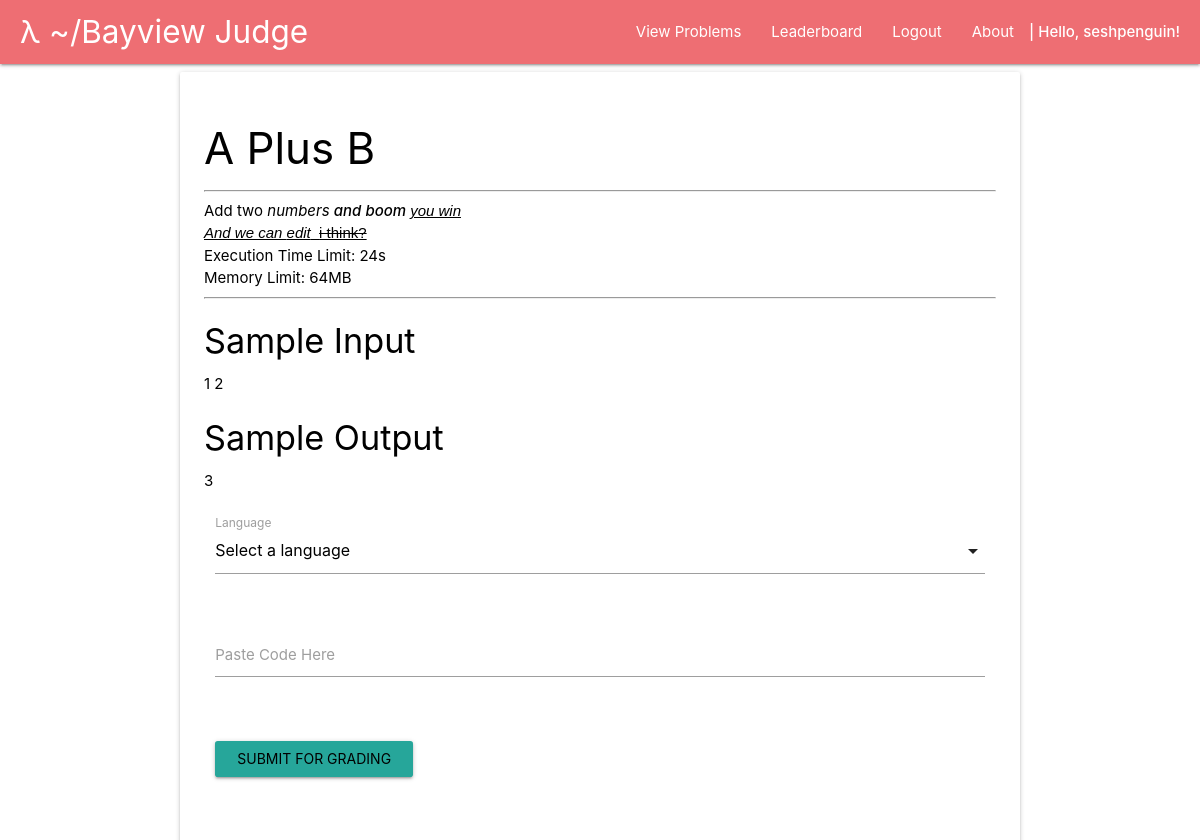
Page /Problems/SubmitProblem.php?id=1 (signed in) on the committed database.
### tables this page shows
CREATE TABLE `problems` (
  `id` int(11) NOT NULL,
  `name` varchar(255) NOT NULL,
  `details` text NOT NULL,
  `points` int(11) NOT NULL,
  `timelimit` int(11) NOT NULL,
  `memlimit` int(11) NOT NULL,
  `sample_in` text NOT NULL,
  `sample_out` text NOT NULL,
  `in_cases` text NOT NULL,
  `out_cases` text NOT NULL
);

### Controllers/GetProblems.php (called while the page is built, shortened)
<?php
function getProblems() {
    $config = parse_ini_file($_SERVER['DOCUMENT_ROOT'] . "/Config/config.ini");
    $conn = new mysqli($config['db_host'], $config['db_user'], $config['db_pass'], $config['db_name']);
    $query = "SELECT * FROM problems";
    $result = $conn->query($query);
    $problemArray = array();
    $index = 0;
    while($row = $result->fetch_assoc()){
        $problemArray[$index] = $row;
        $index++;
    }
    return $problemArray;
}
function getProblemByID($id) {
    foreach(getProblems() as $problem) {
        if($problem['id'] == $id) {
            return $problem;
        }
    }
    return "";
}
?>

### Problems/SubmitProblem.php (the view, shortened to what this page needs)
<?php
include($_SERVER['DOCUMENT_ROOT'] . "/Parts/page-head.php");
include($_SERVER['DOCUMENT_ROOT'] . "/Parts/page-foot.php");
include($_SERVER['DOCUMENT_ROOT'] . "/Controllers/GetProblems.php");
$problem = getProblemByID($_GET['id']);
echo renderPageHead("Submit Solution");
?>
<div class="card white hoverable">
    <div class="card-content black-text">
        <div class="row">
            <h3><?php echo $problem['name'] ?></h3>
            <hr />
            <p><?php echo $problem['details'] ?></p>
            <p>Execution Time Limit: <?php echo $problem['timelimit'] ?>s</p>
            <p>Memory Limit: <?php echo $problem['memlimit'] ?>MB</p>
            <hr />
            <h4>Sample Input</h4>
            <p><?php echo $problem['sample_in'] ?></p>
            <h4>Sample Output</h4>
            <p><?php echo $problem['sample_out'] ?></p>
        </div>
        <div class="row">
            <form class="col s12" action="<?php echo $config['page_root'] ?>/Controllers/SubmitProblem.php" method="post">
                <div class="row">
                    <div class="input-field col s12">
                        <label>Language</label>
                    </div>
                </div>
                <div class="row">
                    <div class="input-field col s12">
                        <textarea id="code"  class="materialize-textarea" name="code"></textarea>
                        <label for="code">Paste Code Here</label>
                    </div>
                </div>
                <div class="row">
                    <div class="input-field col s12">
                        <input id="submit" type="submit" class="waves-effect waves-light btn" value="Submit for grading">
                    </div>
                </div>
            </form>
        </div>
    </div>
</div>
<?php
echo renderPageFoot();
?>

### rows in the picture
problems: name "A Plus B", details "Add two numbers and boom you win And we can edit i think?", timelimit "24", memlimit "64", sample_in "1 2", sample_out "3"

### other values in the picture
$helloMsg "Hello, seshpenguin!"
